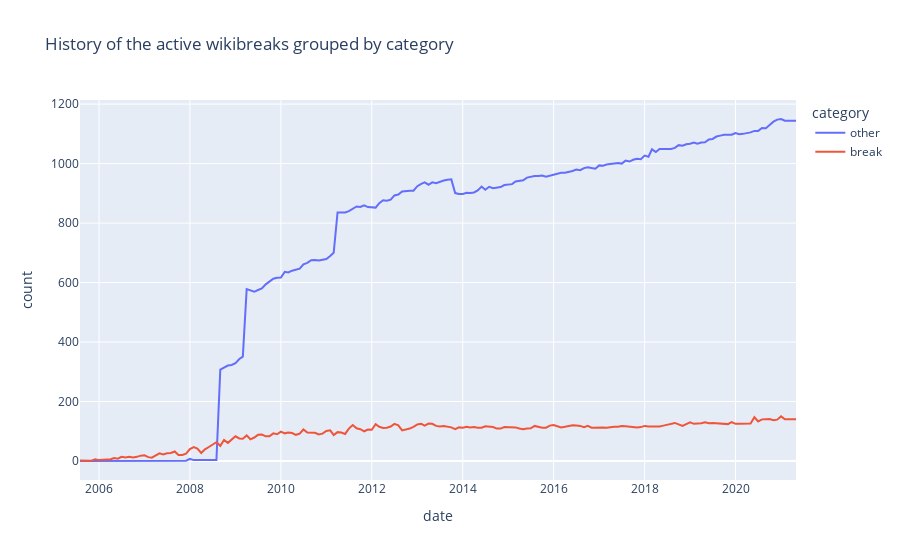

Notebook cell for this chart:
### Code cell
fig = px.line(breaks_history_category_count_refactored_cleaned, x='date', y='count', color='category', title='History of the active wikibreaks grouped by category')
fig.show()

### Figure 1 — Plotly figure (JSON) as saved in the notebook; plotly's stock layout.template omitted (floating-point values rounded to 4 significant figures; data arrays with more than 128 entries replaced by an {"elided": "..."} marker saying what was removed)
{"data": [{"hovertemplate": "category=other<br>date=%{x}<br>count=%{y}<extra></extra>", "legendgroup": "other", "line": {"color": "#636efa", "dash": "solid"}, "mode": "lines", "name": "other", "orientation": "v", "showlegend": true, "type": "scatter", "x": {"elided": "187 str values"}, "xaxis": "x", "y": {"elided": "187 int values"}, "yaxis": "y"}, {"hovertemplate": "category=break<br>date=%{x}<br>count=%{y}<extra></extra>", "legendgroup": "break", "line": {"color": "#EF553B", "dash": "solid"}, "mode": "lines", "name": "break", "orientation": "v", "showlegend": true, "type": "scatter", "x": {"elided": "187 str values"}, "xaxis": "x", "y": {"elided": "187 int values"}, "yaxis": "y"}], "layout": {"legend": {"title": {"text": "category"}, "tracegroupgap": 0}, "title": {"text": "History of the active wikibreaks grouped by category"}, "xaxis": {"anchor": "y", "domain": [0, 1], "title": {"text": "date"}}, "yaxis": {"anchor": "x", "domain": [0, 1], "title": {"text": "count"}}}}
